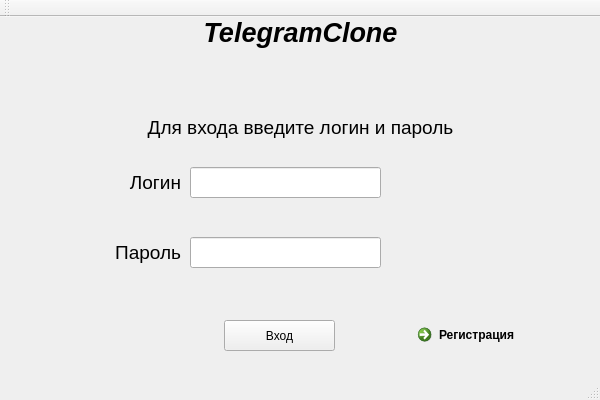
<?xml version="1.0" encoding="UTF-8"?>
<ui version="4.0">
 <class>AuthentWindowClass</class>
 <widget class="QMainWindow" name="AuthentWindowClass">
  <property name="geometry">
   <rect>
    <x>0</x>
    <y>0</y>
    <width>600</width>
    <height>400</height>
   </rect>
  </property>
  <property name="windowTitle">
   <string>AuthentWindow</string>
  </property>
  <widget class="QWidget" name="centralWidget">
   <widget class="QLabel" name="label">
    <property name="geometry">
     <rect>
      <x>0</x>
      <y>90</y>
      <width>601</width>
      <height>41</height>
     </rect>
    </property>
    <property name="font">
     <font>
      <pointsize>14</pointsize>
      <underline>false</underline>
     </font>
    </property>
    <property name="text">
     <string>Для входа введите логин и пароль</string>
    </property>
    <property name="alignment">
     <set>Qt::AlignCenter</set>
    </property>
   </widget>
   <widget class="QLabel" name="label_2">
    <property name="geometry">
     <rect>
      <x>0</x>
      <y>0</y>
      <width>601</width>
      <height>31</height>
     </rect>
    </property>
    <property name="font">
     <font>
      <pointsize>20</pointsize>
      <italic>true</italic>
      <bold>true</bold>
     </font>
    </property>
    <property name="layoutDirection">
     <enum>Qt::LeftToRight</enum>
    </property>
    <property name="frameShadow">
     <enum>QFrame::Plain</enum>
    </property>
    <property name="text">
     <string>TelegramClone</string>
    </property>
    <property name="alignment">
     <set>Qt::AlignCenter</set>
    </property>
   </widget>
   <widget class="QLineEdit" name="loginLineEdit">
    <property name="geometry">
     <rect>
      <x>190</x>
      <y>150</y>
      <width>191</width>
      <height>31</height>
     </rect>
    </property>
   </widget>
   <widget class="QLabel" name="loginLabel">
    <property name="geometry">
     <rect>
      <x>0</x>
      <y>150</y>
      <width>181</width>
      <height>31</height>
     </rect>
    </property>
    <property name="font">
     <font>
      <pointsize>14</pointsize>
     </font>
    </property>
    <property name="text">
     <string>Логин</string>
    </property>
    <property name="alignment">
     <set>Qt::AlignRight|Qt::AlignTrailing|Qt::AlignVCenter</set>
    </property>
   </widget>
   <widget class="QLineEdit" name="passwordLineEdit">
    <property name="geometry">
     <rect>
      <x>190</x>
      <y>220</y>
      <width>191</width>
      <height>31</height>
     </rect>
    </property>
    <property name="focusPolicy">
     <enum>Qt::StrongFocus</enum>
    </property>
    <property name="echoMode">
     <enum>QLineEdit::Password</enum>
    </property>
   </widget>
   <widget class="QLabel" name="label_4">
    <property name="geometry">
     <rect>
      <x>0</x>
      <y>220</y>
      <width>181</width>
      <height>31</height>
     </rect>
    </property>
    <property name="font">
     <font>
      <pointsize>14</pointsize>
     </font>
    </property>
    <property name="text">
     <string>Пароль</string>
    </property>
    <property name="alignment">
     <set>Qt::AlignRight|Qt::AlignTrailing|Qt::AlignVCenter</set>
    </property>
   </widget>
   <widget class="QCommandLinkButton" name="regLinkButton">
    <property name="geometry">
     <rect>
      <x>410</x>
      <y>300</y>
      <width>186</width>
      <height>31</height>
     </rect>
    </property>
    <property name="text">
     <string>Регистрация</string>
    </property>
   </widget>
   <widget class="QPushButton" name="signInButton">
    <property name="geometry">
     <rect>
      <x>224</x>
      <y>303</y>
      <width>111</width>
      <height>31</height>
     </rect>
    </property>
    <property name="text">
     <string>Вход</string>
    </property>
   </widget>
   <widget class="QLabel" name="messagelabel">
    <property name="geometry">
     <rect>
      <x>8</x>
      <y>260</y>
      <width>591</width>
      <height>20</height>
     </rect>
    </property>
    <property name="font">
     <font>
      <pointsize>12</pointsize>
     </font>
    </property>
    <property name="text">
     <string/>
    </property>
    <property name="alignment">
     <set>Qt::AlignCenter</set>
    </property>
   </widget>
  </widget>
  <widget class="QMenuBar" name="menuBar">
   <property name="geometry">
    <rect>
     <x>0</x>
     <y>0</y>
     <width>600</width>
     <height>26</height>
    </rect>
   </property>
  </widget>
  <widget class="QToolBar" name="mainToolBar">
   <attribute name="toolBarArea">
    <enum>TopToolBarArea</enum>
   </attribute>
   <attribute name="toolBarBreak">
    <bool>false</bool>
   </attribute>
  </widget>
  <widget class="QStatusBar" name="statusBar"/>
 </widget>
 <layoutdefault spacing="6" margin="11"/>
 <resources/>
 <connections/>
</ui>
